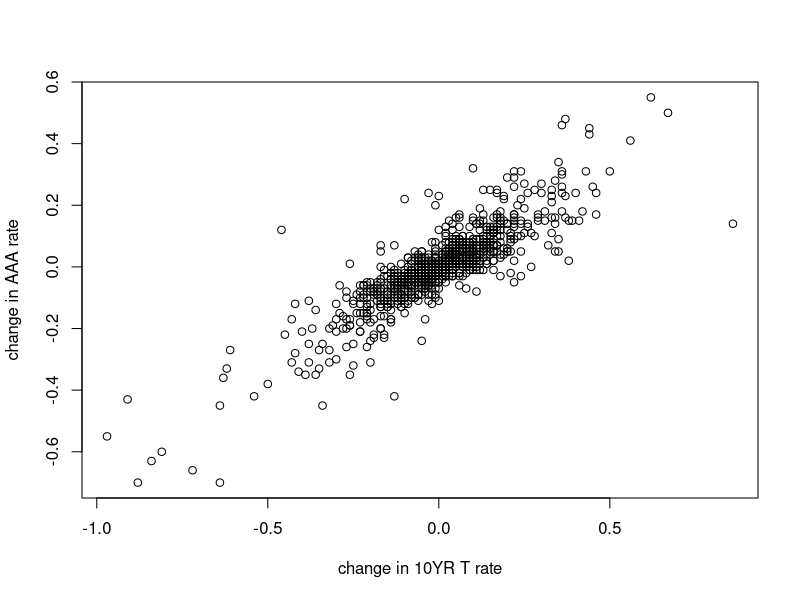

Generate this figure with R:
#  Example 12.1 and Figures 12.2 and 12.4

dat = read.table(file="2_WeekInt.txt",header=T)
attach(dat)

aaa_dif = diff(aaa)
cm10_dif = diff(cm10)

postscript("cm10aaa.ps",width=6,height=5)  #  Figure 12.2

plot(cm10_dif,aaa_dif,xlab="change in 10YR T rate",
   ylab="change in AAA rate")
graphics.off()

fit1 = lm(aaa_dif ~ cm10_dif)
summary(fit1)


